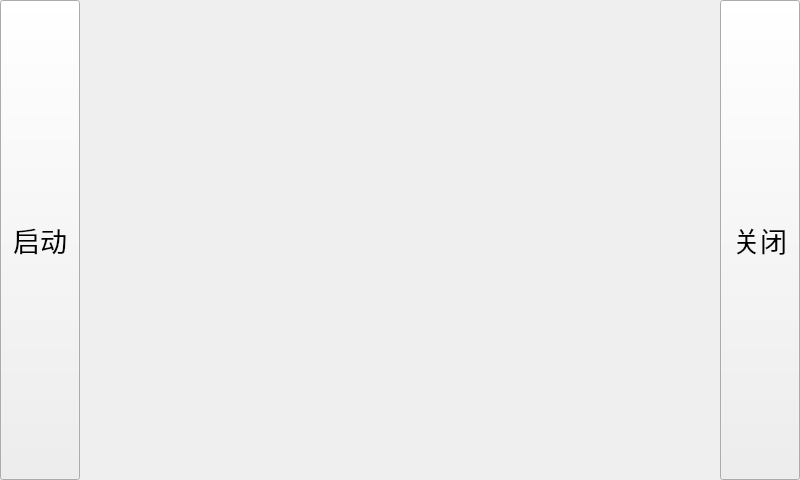
<?xml version="1.0" encoding="UTF-8"?>
<ui version="4.0">
 <class>MainWindow</class>
 <widget class="QMainWindow" name="MainWindow">
  <property name="geometry">
   <rect>
    <x>0</x>
    <y>0</y>
    <width>800</width>
    <height>480</height>
   </rect>
  </property>
  <property name="windowTitle">
   <string>MainWindow</string>
  </property>
  <widget class="QWidget" name="centralwidget">
   <widget class="QPushButton" name="pushButton">
    <property name="geometry">
     <rect>
      <x>0</x>
      <y>0</y>
      <width>80</width>
      <height>480</height>
     </rect>
    </property>
    <property name="font">
     <font>
      <family>楷体</family>
      <pointsize>20</pointsize>
     </font>
    </property>
    <property name="text">
     <string>启动</string>
    </property>
   </widget>
   <widget class="QPushButton" name="pushButton_2">
    <property name="geometry">
     <rect>
      <x>720</x>
      <y>0</y>
      <width>80</width>
      <height>480</height>
     </rect>
    </property>
    <property name="font">
     <font>
      <family>楷体</family>
      <pointsize>20</pointsize>
     </font>
    </property>
    <property name="text">
     <string>关闭</string>
    </property>
   </widget>
  </widget>
 </widget>
 <resources/>
 <connections/>
</ui>
